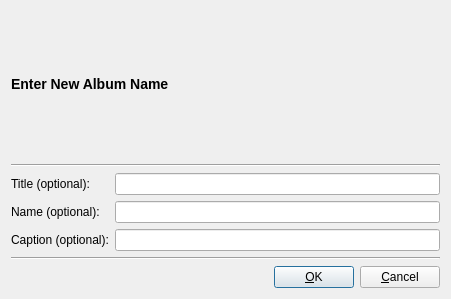
<ui version="4.0" >
 <class>GalleryAlbumWidget</class>
 <widget class="QWidget" name="GalleryAlbumWidget" >
  <property name="geometry" >
   <rect>
    <x>0</x>
    <y>0</y>
    <width>451</width>
    <height>299</height>
   </rect>
  </property>
  <property name="windowTitle" >
   <string>Form</string>
  </property>
  <layout class="QVBoxLayout" name="verticalLayout" >
   <item>
    <widget class="QLabel" name="header" >
     <property name="text" >
      <string>&lt;h3>Enter New Album Name&lt;/h3></string>
     </property>
     <property name="wordWrap" >
      <bool>false</bool>
     </property>
    </widget>
   </item>
   <item>
    <widget class="Line" name="hline1" >
     <property name="frameShape" >
      <enum>QFrame::HLine</enum>
     </property>
     <property name="frameShadow" >
      <enum>QFrame::Sunken</enum>
     </property>
    </widget>
   </item>
   <item>
    <layout class="QGridLayout" >
     <item row="0" column="0" >
      <widget class="QLabel" name="titleLabel" >
       <property name="text" >
        <string>Title (optional):</string>
       </property>
       <property name="wordWrap" >
        <bool>false</bool>
       </property>
      </widget>
     </item>
     <item row="1" column="0" >
      <widget class="QLabel" name="nameLabel" >
       <property name="text" >
        <string>Name (optional):</string>
       </property>
       <property name="wordWrap" >
        <bool>false</bool>
       </property>
      </widget>
     </item>
     <item row="2" column="0" >
      <widget class="QLabel" name="captionLabel" >
       <property name="text" >
        <string>Caption (optional):</string>
       </property>
       <property name="wordWrap" >
        <bool>false</bool>
       </property>
      </widget>
     </item>
     <item row="0" column="1" >
      <widget class="QLineEdit" name="titleEdit" />
     </item>
     <item row="1" column="1" >
      <widget class="QLineEdit" name="nameEdit" />
     </item>
     <item row="2" column="1" >
      <widget class="QLineEdit" name="captionEdit" />
     </item>
    </layout>
   </item>
   <item>
    <widget class="Line" name="hline2" >
     <property name="frameShape" >
      <enum>QFrame::HLine</enum>
     </property>
     <property name="frameShadow" >
      <enum>QFrame::Sunken</enum>
     </property>
    </widget>
   </item>
   <item>
    <layout class="QHBoxLayout" name="_2" >
     <property name="spacing" >
      <number>6</number>
     </property>
     <property name="margin" >
      <number>0</number>
     </property>
     <item>
      <spacer name="Horizontal Spacing2" >
       <property name="orientation" >
        <enum>Qt::Horizontal</enum>
       </property>
       <property name="sizeType" >
        <enum>QSizePolicy::Expanding</enum>
       </property>
       <property name="sizeHint" stdset="0" >
        <size>
         <width>20</width>
         <height>20</height>
        </size>
       </property>
      </spacer>
     </item>
     <item>
      <widget class="QPushButton" name="buttonOk" >
       <property name="text" >
        <string>&amp;OK</string>
       </property>
       <property name="shortcut" >
        <string/>
       </property>
       <property name="autoDefault" >
        <bool>true</bool>
       </property>
       <property name="default" >
        <bool>true</bool>
       </property>
      </widget>
     </item>
     <item>
      <widget class="QPushButton" name="buttonCancel" >
       <property name="text" >
        <string>&amp;Cancel</string>
       </property>
       <property name="shortcut" >
        <string/>
       </property>
       <property name="autoDefault" >
        <bool>true</bool>
       </property>
      </widget>
     </item>
    </layout>
   </item>
  </layout>
 </widget>
 <resources/>
 <connections/>
</ui>
